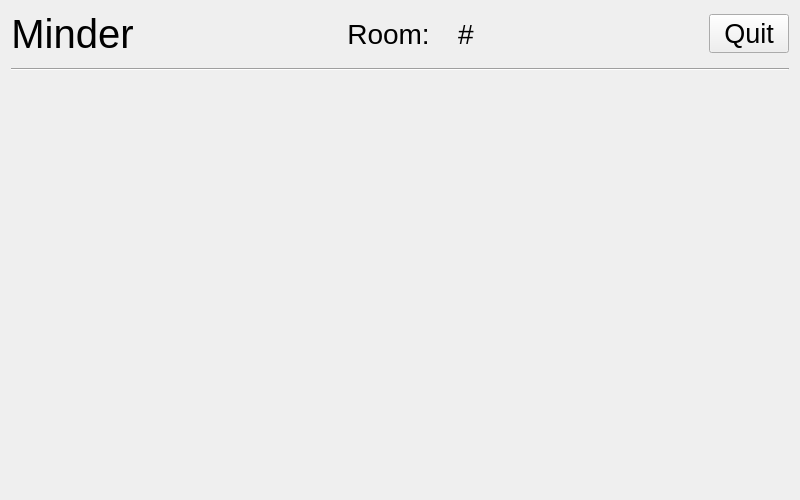
<?xml version="1.0" encoding="UTF-8"?>
<ui version="4.0">
 <class>SessionWindow</class>
 <widget class="QWidget" name="SessionWindow">
  <property name="geometry">
   <rect>
    <x>0</x>
    <y>0</y>
    <width>800</width>
    <height>500</height>
   </rect>
  </property>
  <property name="sizePolicy">
   <sizepolicy hsizetype="MinimumExpanding" vsizetype="MinimumExpanding">
    <horstretch>0</horstretch>
    <verstretch>0</verstretch>
   </sizepolicy>
  </property>
  <property name="minimumSize">
   <size>
    <width>800</width>
    <height>500</height>
   </size>
  </property>
  <property name="windowTitle">
   <string>Form</string>
  </property>
  <layout class="QVBoxLayout" name="verticalLayout">
   <item>
    <layout class="QHBoxLayout" name="horizontalLayout_3">
     <item>
      <widget class="QLabel" name="labelMinder">
       <property name="font">
        <font>
         <pointsize>30</pointsize>
        </font>
       </property>
       <property name="text">
        <string>Minder</string>
       </property>
       <property name="alignment">
        <set>Qt::AlignCenter</set>
       </property>
       <property name="margin">
        <number>0</number>
       </property>
       <property name="indent">
        <number>-1</number>
       </property>
      </widget>
     </item>
     <item>
      <spacer name="horizontalSpacer">
       <property name="orientation">
        <enum>Qt::Horizontal</enum>
       </property>
       <property name="sizeHint" stdset="0">
        <size>
         <width>40</width>
         <height>20</height>
        </size>
       </property>
      </spacer>
     </item>
     <item>
      <layout class="QHBoxLayout" name="horizontalLayout">
       <item>
        <widget class="QLabel" name="labelTitle">
         <property name="font">
          <font>
           <pointsize>21</pointsize>
          </font>
         </property>
         <property name="text">
          <string>Room:</string>
         </property>
         <property name="alignment">
          <set>Qt::AlignCenter</set>
         </property>
         <property name="margin">
          <number>8</number>
         </property>
        </widget>
       </item>
       <item>
        <widget class="QLabel" name="labelSessionName">
         <property name="font">
          <font>
           <pointsize>21</pointsize>
          </font>
         </property>
         <property name="text">
          <string>&lt;Room name&gt;</string>
         </property>
         <property name="alignment">
          <set>Qt::AlignCenter</set>
         </property>
         <property name="margin">
          <number>8</number>
         </property>
        </widget>
       </item>
       <item>
        <widget class="QLabel" name="labelDiveder">
         <property name="font">
          <font>
           <pointsize>21</pointsize>
          </font>
         </property>
         <property name="text">
          <string>#</string>
         </property>
         <property name="alignment">
          <set>Qt::AlignCenter</set>
         </property>
         <property name="margin">
          <number>8</number>
         </property>
        </widget>
       </item>
       <item>
        <widget class="QLabel" name="labelSessionId">
         <property name="font">
          <font>
           <pointsize>21</pointsize>
          </font>
         </property>
         <property name="text">
          <string>&lt;ID&gt;</string>
         </property>
         <property name="alignment">
          <set>Qt::AlignCenter</set>
         </property>
         <property name="margin">
          <number>8</number>
         </property>
        </widget>
       </item>
      </layout>
     </item>
     <item>
      <spacer name="horizontalSpacer_2">
       <property name="orientation">
        <enum>Qt::Horizontal</enum>
       </property>
       <property name="sizeHint" stdset="0">
        <size>
         <width>40</width>
         <height>20</height>
        </size>
       </property>
      </spacer>
     </item>
     <item>
      <widget class="QPushButton" name="btnQuit">
       <property name="sizePolicy">
        <sizepolicy hsizetype="Minimum" vsizetype="Fixed">
         <horstretch>0</horstretch>
         <verstretch>0</verstretch>
        </sizepolicy>
       </property>
       <property name="font">
        <font>
         <pointsize>20</pointsize>
        </font>
       </property>
       <property name="cursor">
        <cursorShape>PointingHandCursor</cursorShape>
       </property>
       <property name="contextMenuPolicy">
        <enum>Qt::DefaultContextMenu</enum>
       </property>
       <property name="toolTipDuration">
        <number>-1</number>
       </property>
       <property name="layoutDirection">
        <enum>Qt::LeftToRight</enum>
       </property>
       <property name="autoFillBackground">
        <bool>false</bool>
       </property>
       <property name="text">
        <string>Quit</string>
       </property>
       <property name="autoDefault">
        <bool>false</bool>
       </property>
      </widget>
     </item>
    </layout>
   </item>
   <item>
    <spacer name="verticalSpacer_2">
     <property name="orientation">
      <enum>Qt::Vertical</enum>
     </property>
     <property name="sizeType">
      <enum>QSizePolicy::Minimum</enum>
     </property>
     <property name="sizeHint" stdset="0">
      <size>
       <width>5</width>
       <height>5</height>
      </size>
     </property>
    </spacer>
   </item>
   <item>
    <widget class="Line" name="line">
     <property name="orientation">
      <enum>Qt::Horizontal</enum>
     </property>
    </widget>
   </item>
   <item>
    <spacer name="verticalSpacer">
     <property name="orientation">
      <enum>Qt::Vertical</enum>
     </property>
     <property name="sizeType">
      <enum>QSizePolicy::Minimum</enum>
     </property>
     <property name="sizeHint" stdset="0">
      <size>
       <width>15</width>
       <height>15</height>
      </size>
     </property>
    </spacer>
   </item>
   <item>
    <layout class="QHBoxLayout" name="horizontalLayout_2">
     <property name="spacing">
      <number>15</number>
     </property>
     <item>
      <widget class="SessionUserList" name="widgetSessionUsersList" native="true">
       <property name="sizePolicy">
        <sizepolicy hsizetype="Maximum" vsizetype="MinimumExpanding">
         <horstretch>0</horstretch>
         <verstretch>0</verstretch>
        </sizepolicy>
       </property>
       <property name="minimumSize">
        <size>
         <width>220</width>
         <height>0</height>
        </size>
       </property>
       <property name="maximumSize">
        <size>
         <width>16777215</width>
         <height>16777215</height>
        </size>
       </property>
       <property name="baseSize">
        <size>
         <width>100</width>
         <height>100</height>
        </size>
       </property>
      </widget>
     </item>
     <item>
      <widget class="MindMap" name="widgetMindMap" native="true">
       <property name="sizePolicy">
        <sizepolicy hsizetype="MinimumExpanding" vsizetype="MinimumExpanding">
         <horstretch>0</horstretch>
         <verstretch>0</verstretch>
        </sizepolicy>
       </property>
       <property name="minimumSize">
        <size>
         <width>300</width>
         <height>300</height>
        </size>
       </property>
       <property name="sizeIncrement">
        <size>
         <width>1</width>
         <height>1</height>
        </size>
       </property>
       <property name="baseSize">
        <size>
         <width>20</width>
         <height>0</height>
        </size>
       </property>
      </widget>
     </item>
     <item>
      <widget class="ToolsPalette" name="widgetToolsPalette" native="true">
       <property name="sizePolicy">
        <sizepolicy hsizetype="Maximum" vsizetype="MinimumExpanding">
         <horstretch>0</horstretch>
         <verstretch>0</verstretch>
        </sizepolicy>
       </property>
       <property name="minimumSize">
        <size>
         <width>200</width>
         <height>20</height>
        </size>
       </property>
       <property name="maximumSize">
        <size>
         <width>16777215</width>
         <height>16777215</height>
        </size>
       </property>
       <property name="baseSize">
        <size>
         <width>100</width>
         <height>100</height>
        </size>
       </property>
      </widget>
     </item>
    </layout>
   </item>
  </layout>
 </widget>
 <customwidgets>
  <customwidget>
   <class>SessionUserList</class>
   <extends>QWidget</extends>
   <header>sessionuserlist.h</header>
   <container>1</container>
  </customwidget>
  <customwidget>
   <class>ToolsPalette</class>
   <extends>QWidget</extends>
   <header>toolspalette.h</header>
   <container>1</container>
  </customwidget>
  <customwidget>
   <class>MindMap</class>
   <extends>QWidget</extends>
   <header>mindmap.h</header>
   <container>1</container>
  </customwidget>
 </customwidgets>
 <resources/>
 <connections/>
</ui>
